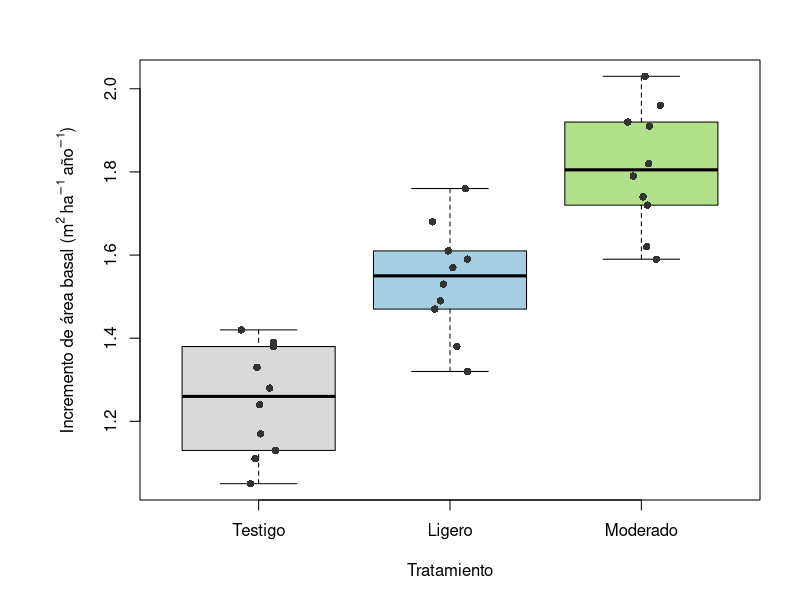
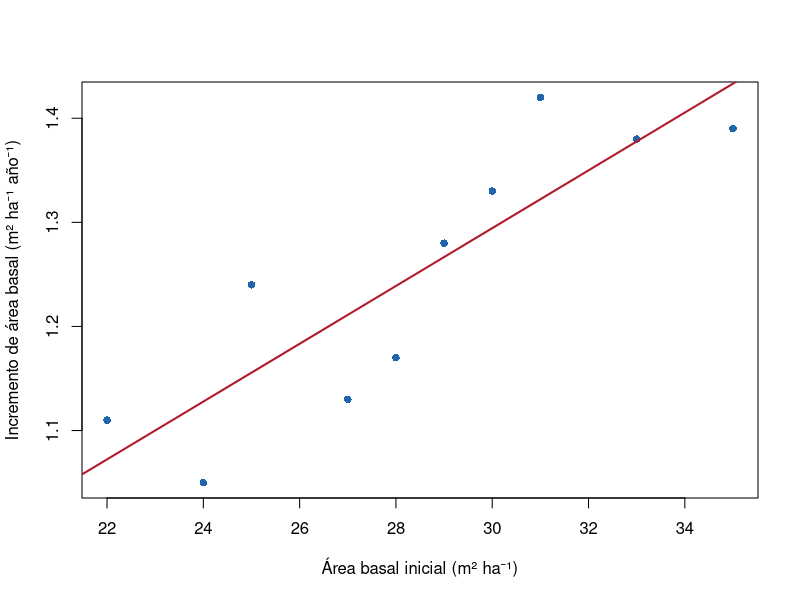
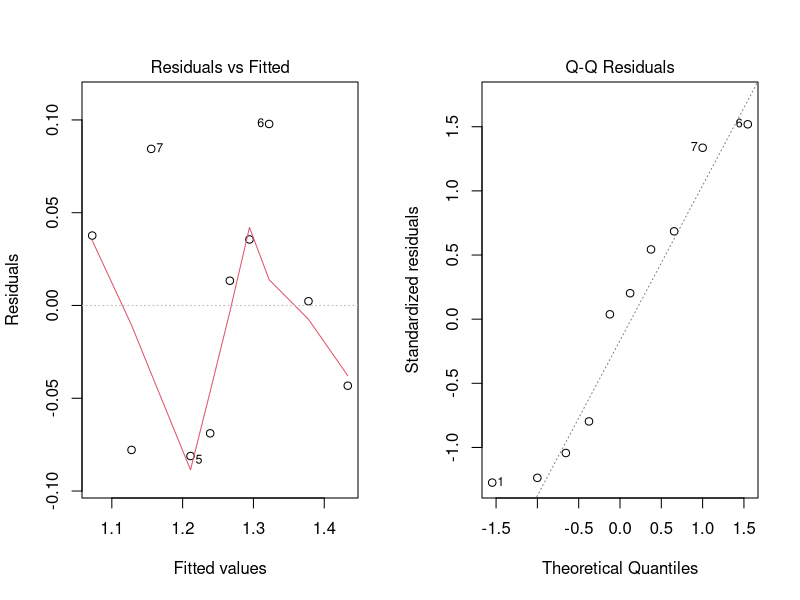
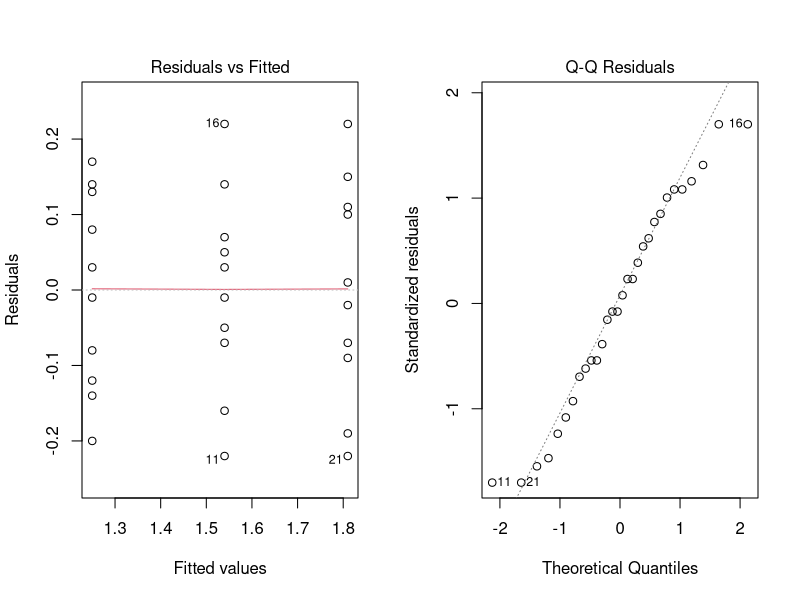

Write the R code that produced these figures, in order.
# Jop Rubén Escobedo Cruz
# Matrícula 1597754
# 27/10/2026

# Caso de estudio y datos reproducibles ----

datos <- data.frame(
  Parcela = sprintf("P%02d", 1:30),
  Tratamiento = factor(
    rep(c("Testigo", "Ligero", "Moderado"), each = 10),
    levels = c("Testigo", "Ligero", "Moderado")
  ),
  Area_basal_inicial = c(
    24, 29, 22, 33, 27, 31, 25, 35, 28, 30,
    25, 30, 23, 32, 28, 34, 26, 35, 29, 31,
    23, 28, 24, 34, 27, 32, 26, 35, 29, 31
  ),
  Incremento = c(
    1.05, 1.28, 1.11, 1.38, 1.13, 1.42, 1.24, 1.39, 1.17, 1.33,
    1.32, 1.61, 1.38, 1.57, 1.47, 1.76, 1.49, 1.68, 1.53, 1.59,
    1.59, 1.82, 1.62, 1.96, 1.72, 1.91, 1.74, 2.03, 1.79, 1.92
  )
)

datos # Datos simulados del caso de estudio

# Revisar ----
# Revisar solo una porción de datos
head(datos) # Primeras filas de la BD datos
tail(datos) # Últimas filas de la BD datos
str(datos)  # Estructura y tipo de cada variable

# Estadística descriptiva ----
# Función tapply aplica cada estadístico por tratamiento
tabla <- data.frame(
  n = tapply(datos$Incremento, datos$Tratamiento, length),
  Media = tapply(datos$Incremento, datos$Tratamiento, mean),
  Mediana = tapply(datos$Incremento, datos$Tratamiento, median),
  DE = tapply(datos$Incremento, datos$Tratamiento, sd),
  Varianza = tapply(datos$Incremento, datos$Tratamiento, var),
  Minimo = tapply(datos$Incremento, datos$Tratamiento, min),
  Maximo = tapply(datos$Incremento, datos$Tratamiento, max)
)
tabla$CV_pct <- 100 * tabla$DE / tabla$Media # CV (%)
round(tabla, 3) # Estadísticos descriptivos del incremento por tratamiento

# Comparación visual de tratamientos ----
# Guardar la configuración gráfica
op <- par(no.readonly = TRUE)

# Márgenes: inferior, izquierdo, superior y derecho
par(mar = c(5, 7, 3, 2))

boxplot(
  Incremento ~ Tratamiento,
  data = datos,
  col = c("#D9D9D9", "#A6CEE3", "#B2DF8A"),
  xlab = "Tratamiento",
  ylab = expression(
    "Incremento de área basal (" *
      plain(m)^2 ~ plain(ha)^{-1} ~ "año"^{-1} * ")"
  ),
  outline = FALSE
)
set.seed(123)

stripchart(
  Incremento ~ Tratamiento,
  data = datos,
  vertical = TRUE,
  method = "jitter",
  jitter = 0.10,
  pch = 16,
  col = "#333333",
  add = TRUE
)

# Restaurar la configuración
par(op)

# Correlación de Pearson ----
# Subconjuntos para los análisis
testigo <- subset(datos, Tratamiento == "Testigo")
dos_grupos <- droplevels(
  subset(datos, Tratamiento %in% c("Testigo", "Moderado"))
)
table(testigo$Tratamiento)
table(dos_grupos$Tratamiento)

# Hipótesis:
# H0: rho = 0 - No existe una correlación lineal estadísticamente significativa
#     entre el área basal inicial y el incremento en las parcelas testigo.
# H1: rho != 0 - Existe una correlación lineal estadísticamente significativa
#     entre el área basal inicial y el incremento en las parcelas testigo.

resultado_cor <- cor.test(
  testigo$Area_basal_inicial, testigo$Incremento,
  method = "pearson", alternative = "two.sided"
)
resultado_cor

# Regresión lineal simple ----
# Hipótesis:
# H0: beta1 = 0 - No existe una relación lineal estadísticamente significativa
#     entre el área basal inicial y el incremento en las parcelas testigo.
# H1: beta1 != 0 - Existe una relación lineal estadísticamente significativa
#     entre el área basal inicial y el incremento en las parcelas testigo.

modelo_reg <- lm(Incremento ~ Area_basal_inicial, data = testigo)
summary(modelo_reg)

# Intervalos de confianza de los coeficientes
confint(modelo_reg)

# Diagrama de dispersión con recta de regresión
plot(
  testigo$Area_basal_inicial, testigo$Incremento,
  pch = 16, col = "#2166AC",
  xlab = "Área basal inicial (m² ha⁻¹)",
  ylab = "Incremento de área basal (m² ha⁻¹ año⁻¹)"
)
abline(modelo_reg, col = "#B2182B", lwd = 2)

# Estimación dentro del intervalo observado
predict(
  modelo_reg,
  newdata = data.frame(Area_basal_inicial = 30),
  interval = "confidence", level = 0.95
)

# Comparación de dos muestras independientes ----
# Hipótesis:
# H0: muT = muM - No existe una diferencia estadísticamente significativa en el
#     incremento medio entre el testigo y el aclareo moderado.
# H1: muT != muM - Existe una diferencia estadísticamente significativa en el
#     incremento medio entre el testigo y el aclareo moderado.

resultado_t <- t.test(
  Incremento ~ Tratamiento, data = dos_grupos,
  alternative = "two.sided", var.equal = TRUE,
  conf.level = 0.95
)
resultado_t

# Comparación de tres muestras independientes ----
# Hipótesis:
# H0: muT = muL = muM - No existe una diferencia estadísticamente significativa
#     en el incremento medio entre tratamientos.
# H1: No todas las medias son iguales - Existe una diferencia estadísticamente
#     significativa en el incremento medio de al menos un tratamiento.

modelo_anova <- aov(Incremento ~ Tratamiento, data = datos)
summary(modelo_anova)

# Evaluación de supuestos ----
# Diagnóstico de la regresión
par(mfrow = c(1, 2))
plot(modelo_reg, which = 1)
plot(modelo_reg, which = 2)
par(mfrow = c(1, 1))

# Diagnóstico del ANOVA
par(mfrow = c(1, 2))
plot(modelo_anova, which = 1)
plot(modelo_anova, which = 2)
par(mfrow = c(1, 1))

# Preguntas de autocomprobación ----
# P1. Asociación lineal sin ecuación predictiva: correlación de Pearson
#     y diagrama de dispersión (H0: rho = 0).
# P2. r = -0.70, p = 0.01: asociación lineal negativa significativa.
#     No demuestra causalidad ni significa una disminución del 70 %.
# P3. Pendiente: +0.028 m2 ha-1 año-1 por cada unidad de área basal inicial.
0.46 + 0.028 * 30 # Estimación para 30 m2 ha-1
#     R2 = 0.75 no garantiza por sí solo un ajuste adecuado.
# P4. p = 0.18: no se rechaza H0. No demuestra igualdad de medias;
#     revisar la diferencia estimada y su intervalo de confianza.
# P5. ANOVA con p = 0.004: al menos una media difiere. No implica que
#     los tres tratamientos difieran entre sí.
